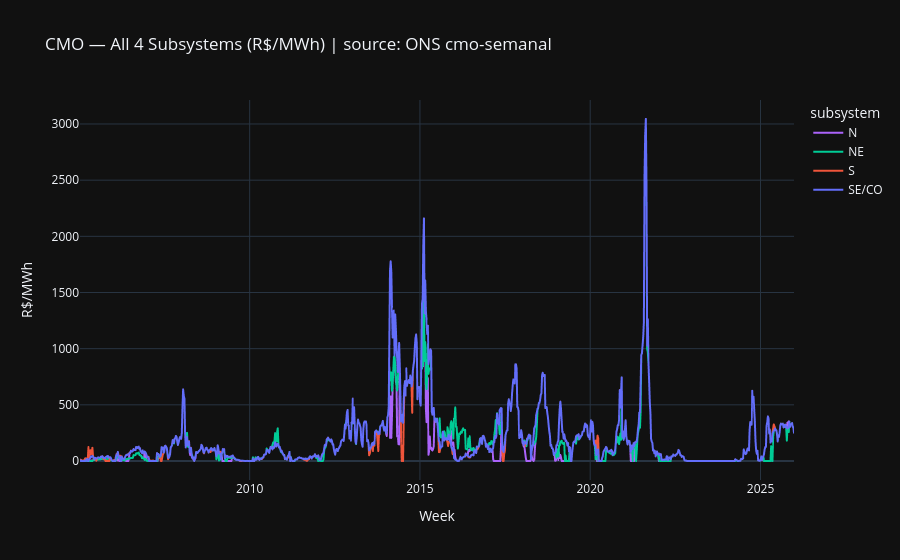

Write notebook code for a chart like this one.
### Markdown cell above
### 1.3 Fetch all 4 subsystems and compare

Update the series codes dict below based on the discovery step.

### Code cell
# pld_all already contains all 4 subsystems from the fetch above
# Plot all subsystems for comparison
fig = px.line(pld_all, x='week_start', y='pld_brl_mwh', color='subsystem',
              title='CMO — All 4 Subsystems (R$/MWh) | source: ONS cmo-semanal',
              template='plotly_dark',
              color_discrete_map={'SE/CO': '#636EFA', 'S': '#EF553B', 'NE': '#00CC96', 'N': '#AB63FA'})
fig.update_layout(xaxis_title='Week', yaxis_title='R$/MWh', hovermode='x unified')
fig.show()

### Figure 1 — Plotly figure (JSON) as saved in the notebook; plotly's stock layout.template omitted (floating-point values rounded to 4 significant figures; data arrays with more than 128 entries replaced by an {"elided": "..."} marker saying what was removed)
{"data": [{"hovertemplate": "subsystem=N<br>week_start=%{x}<br>pld_brl_mwh=%{y}<extra></extra>", "legendgroup": "N", "line": {"color": "#AB63FA", "dash": "solid"}, "marker": {"symbol": "circle"}, "mode": "lines", "name": "N", "showlegend": true, "type": "scattergl", "x": {"elided": "1095 str values"}, "xaxis": "x", "y": {"elided": "1095 float values"}, "yaxis": "y"}, {"hovertemplate": "subsystem=NE<br>week_start=%{x}<br>pld_brl_mwh=%{y}<extra></extra>", "legendgroup": "NE", "line": {"color": "#00CC96", "dash": "solid"}, "marker": {"symbol": "circle"}, "mode": "lines", "name": "NE", "showlegend": true, "type": "scattergl", "x": {"elided": "1095 str values"}, "xaxis": "x", "y": {"elided": "1095 float values"}, "yaxis": "y"}, {"hovertemplate": "subsystem=S<br>week_start=%{x}<br>pld_brl_mwh=%{y}<extra></extra>", "legendgroup": "S", "line": {"color": "#EF553B", "dash": "solid"}, "marker": {"symbol": "circle"}, "mode": "lines", "name": "S", "showlegend": true, "type": "scattergl", "x": {"elided": "1095 str values"}, "xaxis": "x", "y": {"elided": "1095 float values"}, "yaxis": "y"}, {"hovertemplate": "subsystem=SE/CO<br>week_start=%{x}<br>pld_brl_mwh=%{y}<extra></extra>", "legendgroup": "SE/CO", "line": {"color": "#636EFA", "dash": "solid"}, "marker": {"symbol": "circle"}, "mode": "lines", "name": "SE/CO", "showlegend": true, "type": "scattergl", "x": {"elided": "1095 str values"}, "xaxis": "x", "y": {"elided": "1095 float values"}, "yaxis": "y"}], "layout": {"hovermode": "x unified", "legend": {"title": {"text": "subsystem"}, "tracegroupgap": 0}, "title": {"text": "CMO — All 4 Subsystems (R$/MWh) | source: ONS cmo-semanal"}, "xaxis": {"anchor": "y", "domain": [0, 1], "title": {"text": "Week"}}, "yaxis": {"anchor": "x", "domain": [0, 1], "title": {"text": "R$/MWh"}}}}
